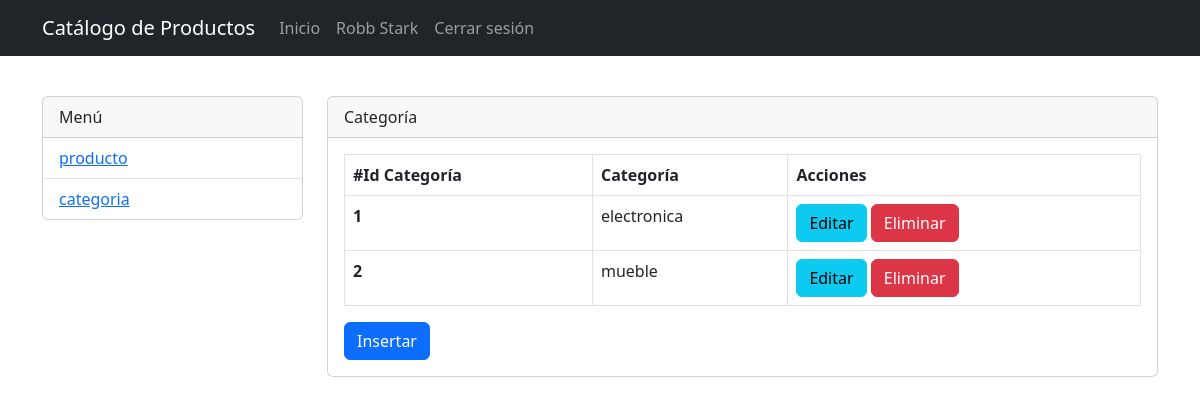
The page /index.php?page=categoria (signed in) on the database its author committed.
### tables this page shows
CREATE TABLE permiso(
    id_permiso INT(4) PRIMARY KEY AUTO_INCREMENT,
    usuario_id INT(4) NOT NULL,
    contenido_id INT(4) NOT NULL,
    nivel INT(2) DEFAULT 0,
    FOREIGN KEY (usuario_id) REFERENCES usuario (id_usuario) ON UPDATE CASCADE ON DELETE RESTRICT,
	FOREIGN KEY (contenido_id) REFERENCES contenido (id_contenido) ON UPDATE CASCADE ON DELETE RESTRICT
);

CREATE TABLE contenido(
    id_contenido INT(4) PRIMARY KEY AUTO_INCREMENT,
    contenido VARCHAR(100) NOT NULL
);

CREATE TABLE categoria(
    id_categoria INT(4) PRIMARY KEY AUTO_INCREMENT,
    categoria VARCHAR(100) NOT NULL
);

### index.php (called while the page is built)
<?php
	require('core/request.php');
?>

### models/PermisoModel.php (called while the page is built, shortened)
<?php
require_once 'ModeloBase.php';
class PermisoModel extends ModeloBase {
	public function obtenerPermisos($usuario_id) {
		$db = new ModeloBase();
		$query = "SELECT pag.id_contenido, pag.contenido, per.nivel
		FROM permiso AS per
		INNER JOIN contenido AS pag ON per.contenido_id = pag.id_contenido
		WHERE per.usuario_id = $usuario_id ORDER BY id_permiso";
		$resultado = $db->obtenerTodos($query);
		return $resultado;
	}
	public function obtenerNivelPermiso($usuario_id, $contenido) {
		$db = new ModeloBase();
		$query = "SELECT per.nivel
		FROM permiso AS per
		INNER JOIN contenido AS pag ON per.contenido_id = pag.id_contenido
		WHERE per.usuario_id = $usuario_id AND pag.contenido = '".$contenido."'";
		$resultado = $db->obtenerTodos($query);
		return $resultado;
	}
}

### models/ModeloBase.php (called while the page is built, shortened)
<?php
require_once './libs/DB.php';
class ModeloBase extends DB {
	public $db;
	public function __construct() {
		$this->db = new DB();
		$this->db->setAttribute(PDO::ATTR_ERRMODE, PDO::ERRMODE_EXCEPTION);
    	$this->db->setAttribute(PDO::ATTR_EMULATE_PREPARES, false);
	}
	public function obtenerTodos($query) {
		try {
			return $this->db->query($query);
		} catch (PDOException $e){
			echo "Error: ".$e->getMessage();
		}
	}
}

### libs/DB.php (called while the page is built, shortened)
<?php
class DB extends PDO {
	private $hostname = 'localhost';
	private $database = 'up_login_mvc';
	public function __construct() {
		$dsn = 'mysql:dbname='.$this->database.';host='.$this->hostname;
	}
}
?>

### controllers/PermisoController.php (called while the page is built, shortened)
<?php
require_once 'models/PermisoModel.php';
class PermisoController {
	public function obtenerPermisos($usuario_id) {
		$permisos = new PermisoModel();
		return $permisos->obtenerPermisos($usuario_id);
	}
	public function obtenerNivelPermiso($usuario_id, $contenido) {
		$permiso = new PermisoModel();
		$nivel = $permiso->obtenerNivelPermiso($usuario_id, $contenido);
		foreach ($nivel as $n ) {
			return $n['nivel'];
		}
	}
}

### models/CategoriaModel.php (called while the page is built, shortened)
<?php
require_once 'ModeloBase.php';
class CategoriaModel extends ModeloBase {
	public function obtenerCategorias() {
		$db = new ModeloBase();
		$query = "SELECT * FROM categoria ORDER BY id_categoria";
		$resultado = $db->obtenerTodos($query);
		return $resultado;
	}
}

### views/paginas/categoria.php (the view, shortened to what this page needs)
<?php
require_once './controllers/PermisoController.php';
$objPermiso = new PermisoController();
$usuario_id = $_SESSION['id_usuario'];
$permisos = $objPermiso->obtenerPermisos($usuario_id);
require_once './controllers/CategoriaController.php';
$objCategoria = new CategoriaController();
$categorias = $objCategoria->obtenerCategorias();
?>
<main role="main" class="container">
	<div class="row">
		<div class="col-sm-3">
			<div class="card">
				<div class="card-header">Menú</div>
				<ul class="list-group list-group-flush">
					<?php
						if (!empty($permisos)) {
							foreach ($permisos as $r) {
							if ($r['nivel'] > 0) {
					?>
					<li class="list-group-item">
						<a href="?page=<?php echo $r['contenido'];?>"><?=$r['contenido'];?></a>
					</li>
					<?php	} } } ?>
				</ul>
			</div>
		</div>
		<div class="col-sm-9">
			<div class="card">
				<div class="card-header">Categoría</div>
				<div class="card-body">
					<div id="tablaCategoria">
						<table class="table table-bordered">
							<thead class="thead-dark">
								<tr>
									<th scope="col">#Id Categoría</th>
									<th scope="col">Categoría</th>
									<th scope="col">Acciones</th>
								</tr>
							</thead>
							<tbody>
								<?php
									if (!empty($categorias)) {
										foreach ($categorias as $r) {
								?>
								<tr>
									<th scope="row"><?=$r['id_categoria'];?></th>
									<td><?=$r['categoria'];?></td>
									<td>
										<button data-toggle="modal" data-target="#editarRegistroModal" onclick="cargarFormUpdate(<?= $r['id_categoria']; ?>)" class="btn btn-info">Editar</button>
										<button data-toggle="modal" data-target="#eliminarRegistroModal" onclick="cargarFormDelete(<?= $r['id_categoria']; ?>)" class="btn btn-danger">Eliminar</button>
									</td>
								</tr>
								<?php } } ?>
							</tbody>
						</table>
					</div>
					<div class="text-left">
						<button class="btn btn-primary text-left" data-toggle="modal" data-target="#insertarRegistroModal">Insertar</button>
					</div>
				</div>
			</div>
		</div>
	</div>
</main>

### rows shown on the page
permiso: contenido.contenido "producto"
permiso: contenido.contenido "categoria"
categoria: id_categoria "1", categoria "electronica"
categoria: id_categoria "2", categoria "mueble"

### other values the page prints
NOMBRE_SISTEMA "Catálogo de Productos"
$_SESSION['nombre'] "Robb Stark"
